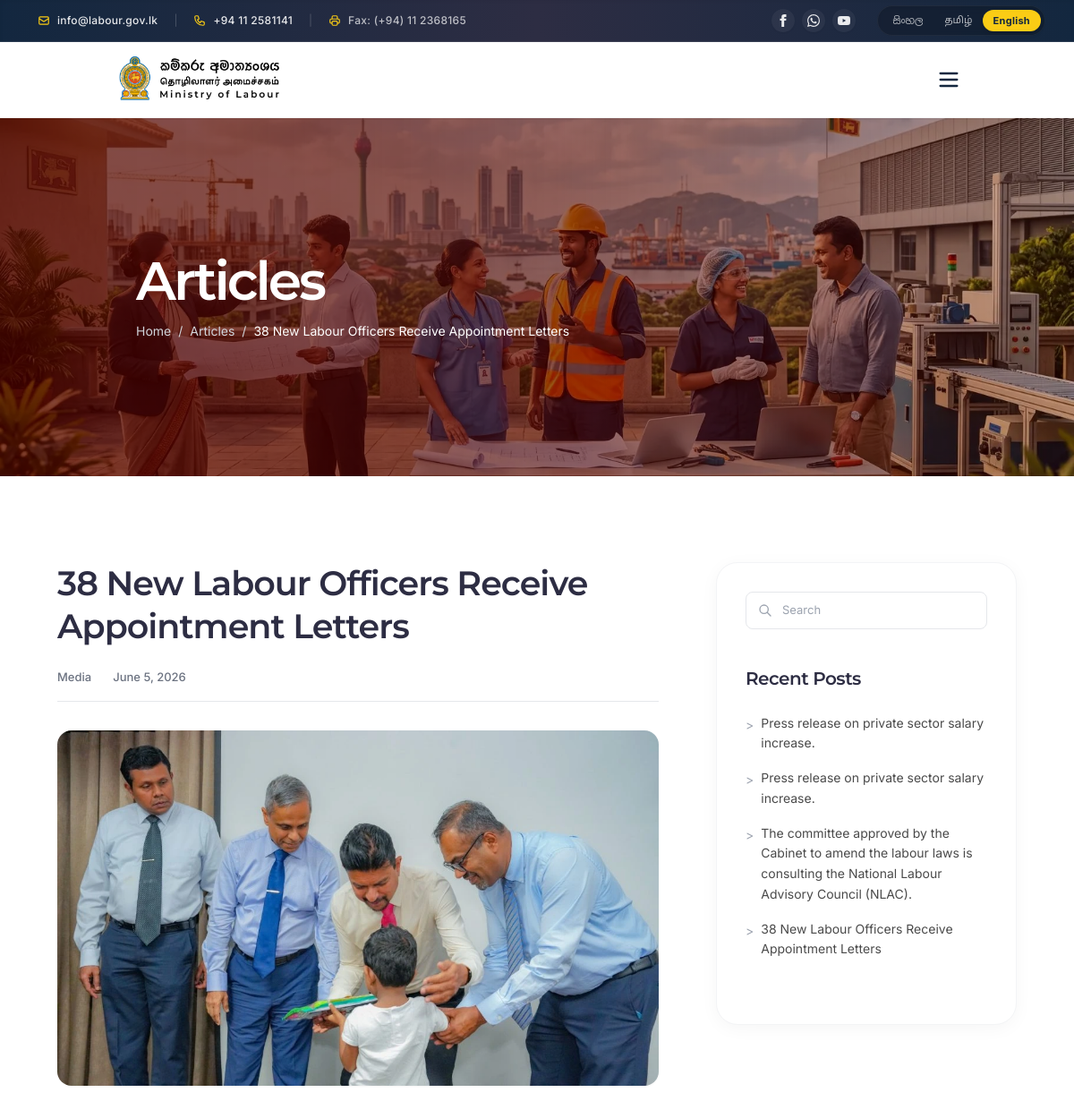
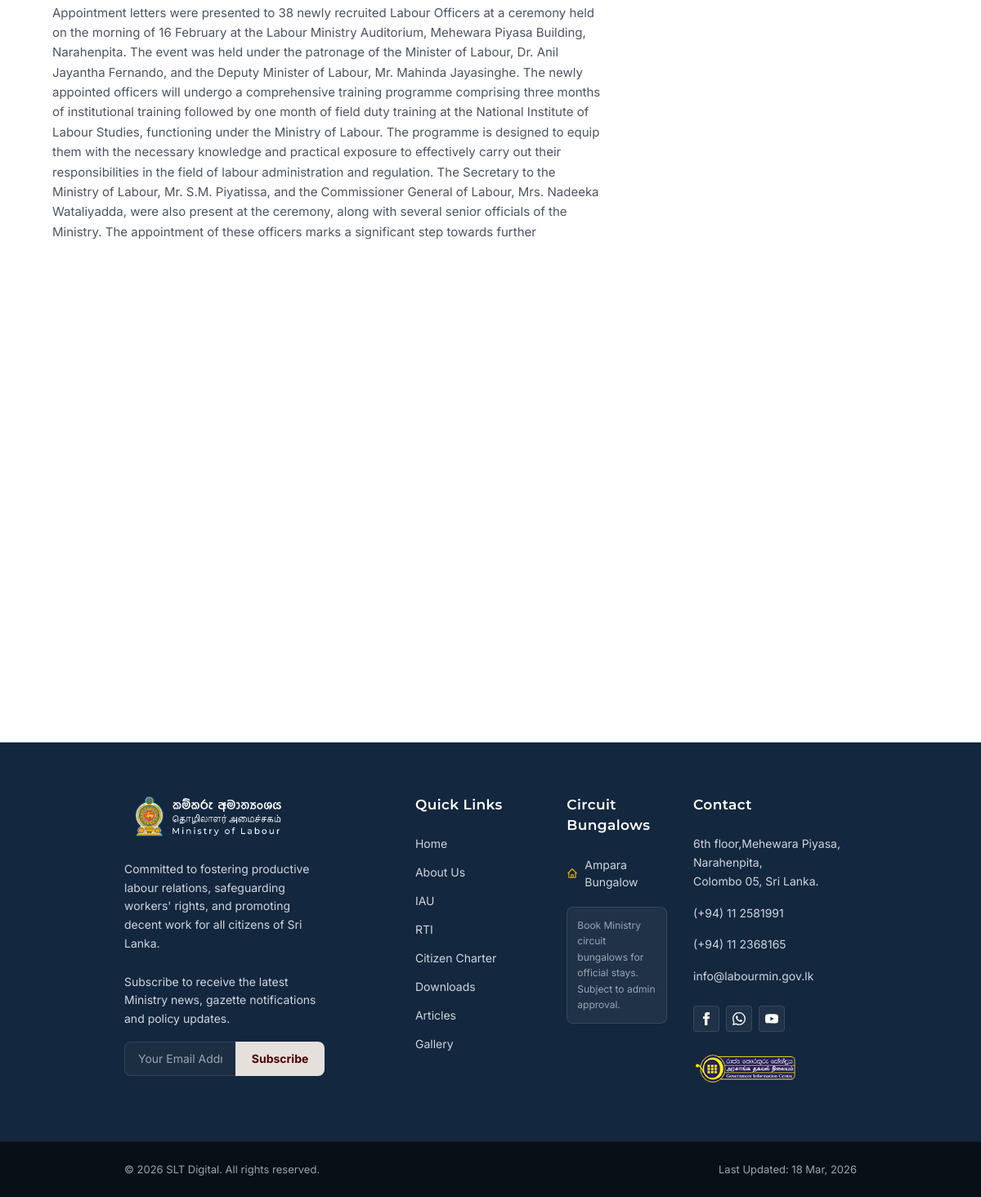
The app's page /article/1 with its own data (2 pictures, top to bottom).
### tables this page shows
CREATE TABLE `articles` (
  `id` int(11) NOT NULL AUTO_INCREMENT,
  `title` varchar(255) NOT NULL,
  `title_si` varchar(255) DEFAULT NULL,
  `title_ta` varchar(255) DEFAULT NULL,
  `category` varchar(50) NOT NULL,
  `publish_date` date DEFAULT NULL,
  `content` longtext NOT NULL,
  `content_si` longtext DEFAULT NULL,
  `content_ta` longtext DEFAULT NULL,
  `cover_image` varchar(255) DEFAULT NULL,
  `tags` varchar(255) DEFAULT NULL,
  `language` varchar(20) NOT NULL DEFAULT 'english',
  `visibility` enum('public','private','hidden') NOT NULL DEFAULT 'public',
  `is_featured` tinyint(1) NOT NULL DEFAULT 0,
  `is_special_notice` tinyint(1) NOT NULL DEFAULT 0,
  `status` enum('Draft','Published') NOT NULL DEFAULT 'Draft',
  `author_id` int(11) DEFAULT NULL,
  `created_at` timestamp NULL DEFAULT current_timestamp(),
  `updated_at` timestamp NULL DEFAULT current_timestamp() ON UPDATE current_timestamp(),
  PRIMARY KEY (`id`),
  KEY `author_id` (`author_id`),
  CONSTRAINT `articles_ibfk_1` FOREIGN KEY (`author_id`) REFERENCES `admins` (`id`) ON DELETE SET NULL
);

CREATE TABLE `article_images` (
  `id` int(11) NOT NULL AUTO_INCREMENT,
  `article_id` int(11) NOT NULL,
  `image_path` varchar(255) NOT NULL,
  `created_at` timestamp NULL DEFAULT current_timestamp(),
  PRIMARY KEY (`id`),
  KEY `article_id` (`article_id`),
  CONSTRAINT `article_images_ibfk_1` FOREIGN KEY (`article_id`) REFERENCES `articles` (`id`) ON DELETE CASCADE
);

### article.php (the view, shortened to what this page needs)
<?php
require_once 'admin/includes/db.php';
$id = isset($_GET['id']) ? (int)$_GET['id'] : 0;
$stmt = $pdo->prepare("SELECT n.*, a.name as author_name FROM articles n LEFT JOIN admins a ON n.author_id = a.id WHERE n.id = ? AND n.status = 'Published'");
$stmt->execute([$id]);
$article = $stmt->fetch();
$imgStmt = $pdo->prepare("SELECT * FROM article_images WHERE article_id = ?");
$imgStmt->execute([$id]);
$additionalImages = $imgStmt->fetchAll();
$recentPostsRaw = $pdo->query("SELECT * FROM articles WHERE status = 'Published' ORDER BY created_at DESC LIMIT 10")->fetchAll();
$recentPosts = [];
foreach ($recentPostsRaw as $post) {
    $recentPosts[] = $post;
}
include 'includes/header.php';
include 'includes/sub-hero.php';
?>
<section class="py-16 md:py-24 px-4 md:px-16 bg-white">
    <div class="container mx-auto max-w-[1400px]">
        <div class="flex flex-col lg:flex-row gap-8 lg:gap-16">
            <div class="w-full lg:w-2/3">
                <h2 class="text-3xl md:text-[38px] font-semibold font-montserrat text-[#2D2D43] mb-6 leading-tight notranslate">
                    <?= htmlspecialchars($article['title']) ?>
                </h2>
                <div class="flex items-center gap-6 text-[13px] font-inter text-gray-500 font-medium mb-8 pb-4 border-b border-gray-200">
                    <span><?= htmlspecialchars($article['category']) ?></span>
                    <span><?= date('F j, Y', strtotime($article['created_at'])) ?></span>
                </div>
                <?php if (!empty($article['cover_image']) && file_exists('admin/' . $article['cover_image'])): ?>
                <div class="mb-10 rounded-2xl overflow-hidden shadow-sm cursor-pointer group">
                    <a data-fslightbox="gallery" href="admin/<?= htmlspecialchars($article['cover_image']) ?>" class="block w-full h-full">
                        <img loading="lazy" src="admin/<?= htmlspecialchars($article['cover_image']) ?>" alt="<?= htmlspecialchars($article['title']) ?>" class="w-full h-auto object-cover max-h-[500px] hover:scale-105 transition-transform duration-500">
                    </a>
                </div>
                <?php endif; ?>
                <div class="prose max-w-none text-gray-600 font-inter text-[15px] leading-relaxed mb-12 space-y-6 notranslate">
                    <?= $article['content']  ?>
                </div>
                <?php if (!empty($additionalImages)): ?>
                <div class="mb-12">
                    <h3 class="text-xl font-semibold font-montserrat text-[#2D2D43] mb-6">Gallery</h3>
                    <div class="grid grid-cols-2 md:grid-cols-3 gap-3 md:gap-4">
                        <?php foreach($additionalImages as $img): ?>
                            <a data-fslightbox="gallery" href="admin/<?= htmlspecialchars($img['image_path']) ?>" class="block rounded-xl overflow-hidden shadow-sm aspect-square bg-gray-100 cursor-pointer group relative active:scale-95 transition-transform duration-200">
                                <img loading="lazy" src="admin/<?= htmlspecialchars($img['image_path']) ?>" class="w-full h-full object-cover md:group-hover:scale-110 transition-transform duration-500">
                            </a>
                        <?php endforeach; ?>
                    </div>
                </div>
                <?php endif; ?>
                <div class="flex flex-col md:flex-row justify-between border-t border-gray-200 pt-8 gap-8">
                    <a href="#" class="group max-w-xs">
                        <div class="text-[15px] font-montserrat text-gray-800 font-semibold mb-2 group-hover:text-secondary transition-colors">&lt; Previous</div>
                        <p class="text-[13px] text-gray-500 font-inter line-clamp-2 leading-relaxed">The committee approved by the Cabinet to amend the labour laws is consulting the...</p>
                    </a>
                    <a href="#" class="group max-w-xs text-left md:text-right">
                        <div class="text-[15px] font-montserrat text-gray-800 font-semibold mb-2 group-hover:text-secondary transition-colors">Next &gt;</div>
                        <p class="text-[13px] text-gray-500 font-inter line-clamp-2 leading-relaxed">Press release on private sector salary increase...</p>
                    </a>
                </div>
            </div>
            <div class="w-full lg:w-1/3">
                <div class="border border-gray-100 rounded-3xl p-8 sticky top-32 bg-white shadow-[0_4px_20px_rgb(0,0,0,0.04)]">
                    <div class="mb-10">
                        <div class="relative">
                            <div class="absolute inset-y-0 left-0 pl-3.5 flex items-center pointer-events-none">
                            </div>
                            <input type="text" class="block w-full pl-10 pr-4 py-2.5 border border-gray-200 rounded-lg text-[13px] placeholder-gray-400 focus:outline-none focus:border-secondary focus:ring-1 focus:ring-secondary transition-colors font-inter" placeholder="Search">
                        </div>
                    </div>
                    <div class="mb-10">
                        <h3 class="text-[20px] font-semibold font-montserrat text-[#2D2D43] mb-6">Recent Posts</h3>
                        <ul class="space-y-4">
                            <?php foreach ($recentPosts as $post): ?>
                            <li>
                                <a href="article/<?= $post['id'] ?>" class="flex text-[14px] text-[#4A4A4A] font-inter hover:text-secondary transition-colors leading-relaxed group">
                                    <span class="mr-2 text-gray-400 group-hover:text-secondary transition-colors mt-0.5">&gt;</span>
                                    <span class="notranslate"><?= htmlspecialchars($post['title']) ?></span>
                                </a>
                            </li>
                            <?php endforeach; ?>
                        </ul>
                    </div>
                </div>
            </div>
        </div>
    </div>
</section>
<?php include 'includes/footer.php'; ?>

### records on screen
articles: title "38 New Labour Officers Receive Appointment Letters", category "Media", created_at "June 5, 2026", cover_image (picture), content "Appointment letters were presented to 38 newly recruited Labour Officers at a ceremony held on the morning of 16 February at the Labour Ministry Auditorium, Mehewara Piyasa Building, Narahenpita. The event was held under the patronage of the Minister of Labour, Dr. Anil Jayantha Fernando, and the Deputy Minister of Labour, Mr. Mahinda Jayasinghe. The newly appointed officers will undergo a comprehensive training programme comprising three months of institutional training followed by one month of field duty training at the National Institute of Labour Studies, functioning under the Ministry of Labour. The programme is designed to equip them with the necessary knowledge and practical exposure…"
article_images: image_path (picture)
article_images: image_path (picture)
article_images: image_path (picture)
articles: title "Press release on private sector salary increase."
articles: title "Press release on private sector salary increase."
articles: title "The committee approved by the Cabinet to amend the labour laws is consulting the National Labour Advisory Council (NLAC)."

### other values on screen
$page_title "Articles"
$crumb['label'] "Articles"
$crumb['label'] "38 New Labour Officers Receive Appointment Letters"
